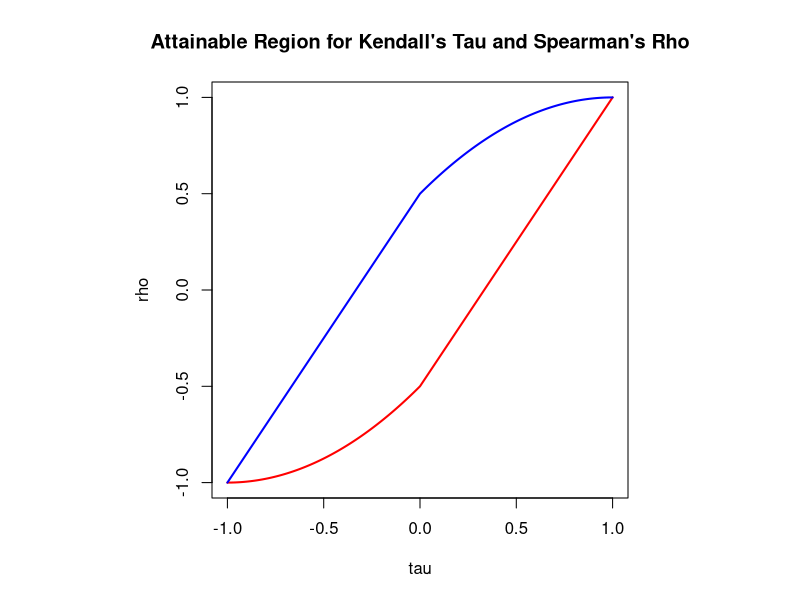

Write the R code that produced this figure.
set.seed(2017)
N = 100
x = rnorm(N)
y = rnorm(N)

# Three Ways to Compute Correlation
# 1. Pearson computes linear association
(N*sum(x*y) - sum(x)*sum(y) )/
 sqrt ( ( N*sum(x*x)- (sum(x))^2 ) * ( N*sum(y*y)- (sum(y))^2 ) )
cov(x,y) / sqrt((var(x)*var(y)))
cor.test(x,y, method="pearson")$est

# Spearman's Rho ----
# 2. Spearman Correlation is Pearson Correlation of Ranked Data
cor( rank(x), rank(y))
1 - (6* sum ( (rank(x)-rank(y))^2 ))/(N*(N*N-1))
cor.test(x,y,method="spearman")$est

# Kendall's Tau ---- 
# 3. Kendall computes all possible pairs -- choose(N, 2)
kendall = numeric(choose(100,2))
length(kendall)
# Brute force comuptation: Compute each pair
k = 1
for(i in 1:(N-1)) {
  for(j in (i+1):N) {
    kendall[k] = (x[i]-x[j])*(y[i]-y[j])
    k=k+1
  }
}
(sum(kendall>0) - sum(kendall<0))/length(kendall)
cor.test(x,y,method="kendall")$est

# Relationship
tau = seq(-1,1, len=201)
rhoLower = 0.5 * ifelse(tau < 0, tau^2+2*tau-1, 3*tau-1)
rhoUpper = 0.5 * ifelse(tau < 0, 1+3*tau, 1+2*tau-tau^2)
par(pty='s')
plot(tau, rhoLower, type="l", xlab="tau", ylab="rho", col='red', lwd=2)
title("Attainable Region for Kendall's Tau and Spearman's Rho")
lines(tau, rhoUpper, col='blue', lwd=2)
